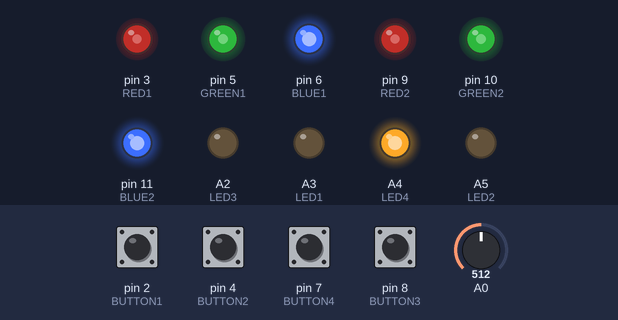
The sketch below on a simulated Arduino Uno, built with avr-gcc and run on an emulated ATmega328P. On the bench: output pins drawn as LEDs (lit = HIGH). The inputs (shaded band) are chosen by the test bench; at power-on: pin 2 (BUTTON1), pin 4 (BUTTON2), pin 7 (BUTTON4), pin 8 (BUTTON3) HIGH, A0 = 512.

Above: at 1.2 s.
1.3 s: A0 set to 308
4.3 s: A0 set to 284
At 4.8 s:
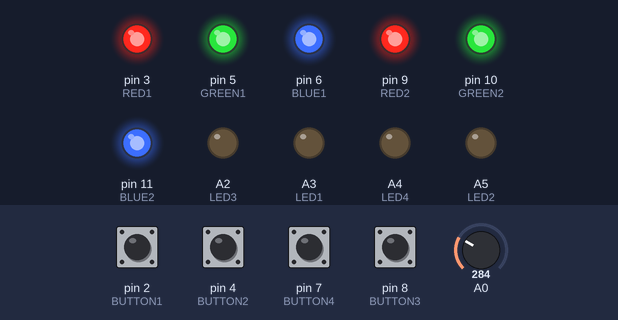
5.8 s: pin 2 (BUTTON1) pulled LOW for 0.15 s
At 6.3 s:
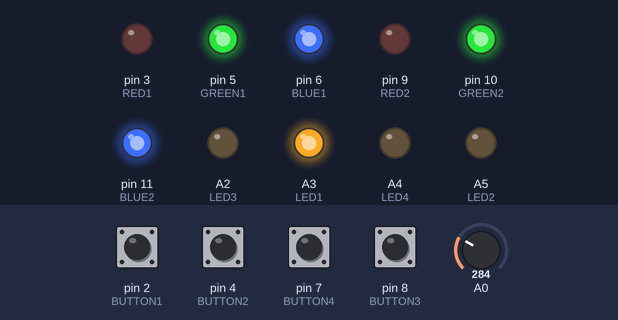
7.4 s: pin 4 (BUTTON2) pulled LOW for 0.15 s
At 8.7 s:
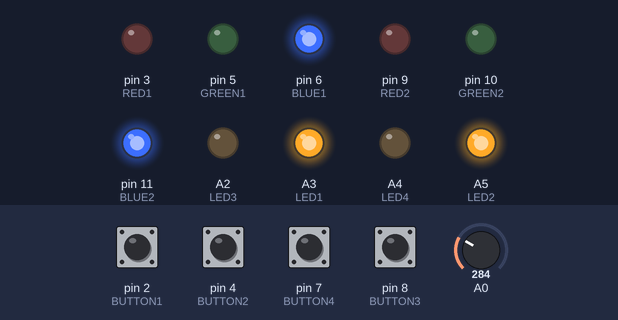
9.0 s: pin 8 (BUTTON3) pulled LOW for 0.15 s
At 10.0 s:
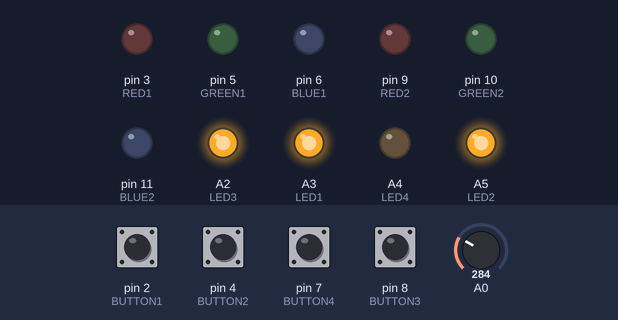
10.6 s: pin 2 (BUTTON1) pulled LOW for 1 s
At 12.5 s:
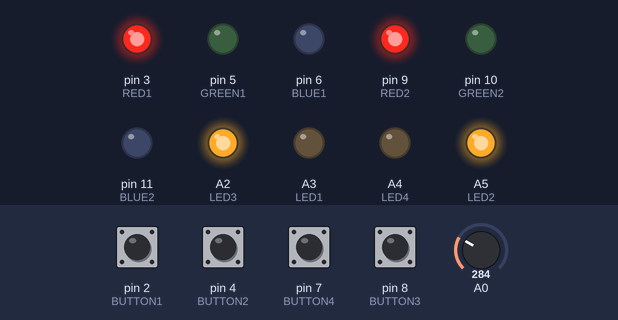
Timing chart, 0 to 14.0 s (numbered marks = the images above; inputs shaded):
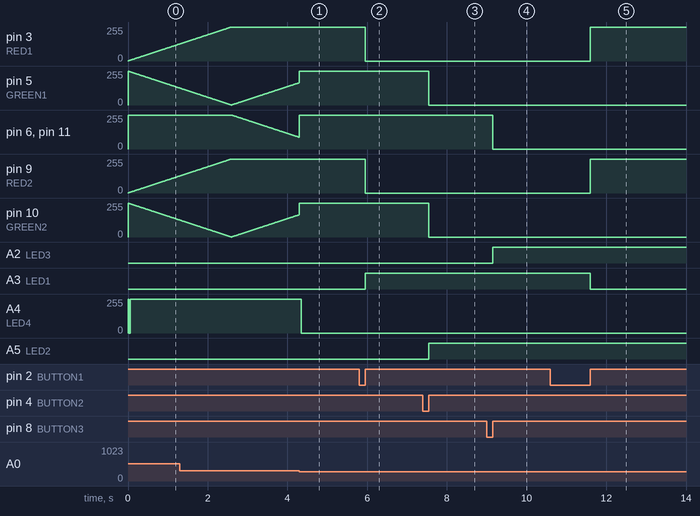

The sketch:

Lampe.ino
```cpp
// Einstellungen werden bei Aktivierung von der setup()-Methode automatisch vorgenommen:

void setup() {
  lichtaus_init();
  ui_init();
}

//Attribute für die Farben Rot Grün Blau (im Regenbogenmodus)
int regenbogen_r = 255;
int regenbogen_g = 0;
int regenbogen_b = 0;

//Attribute für die Farben Rot Grün Blau (im Regenbogenmodus)
int r = 0;
int g = 0;
int b = 0;

//Methode, die die Farbe im Regenbogen einen winzigen Schritt weiter schaltet
void regenbogen(void)
{
  if(regenbogen_b == 0 && regenbogen_r > 0) {
    regenbogen_r--;
    regenbogen_g++;
  }else if(regenbogen_r == 0 && regenbogen_g > 0) {
    regenbogen_g--;
    regenbogen_b++;
  }else if(regenbogen_g == 0 && regenbogen_b > 0) {
    regenbogen_b--;
    regenbogen_r++;
  }
  lichtaus_setLeds(regenbogen_r, regenbogen_g, regenbogen_b);
}

// Die Loop-Methode läuft automatisch nach der Setup-Methode in einer Endlosschleife.
void loop() {
  int lichtLevel = lichtein_getLevel();

  if(
      !ui_isPressed(1) && !ui_isPressed(2) && !ui_isPressed(3) && !ui_isPressed(14)
      && r == 0 && g == 0 && b == 0
      && lichtLevel > 300
    ){
    ui_setLed(4, 1);
    regenbogen();
    delay(10);
    ui_setLed(4, 0);
  } else {

    if(ui_isPressed(1)) {
      while (ui_isPressed(1)) {delay(10);}
      if (r==0) {
        r = 255;
        ui_setLed(1, 1);
      } else {
        r = 0;
        ui_setLed(1, 0);
      }
    }
    if(ui_isPressed(2)) {
      while (ui_isPressed(2)) {delay(10);}
      if (g==0) {
        g = 255;
        ui_setLed(2, 1);
      } else {
        g = 0;
        ui_setLed(2, 0);
      }

    }
    if(ui_isPressed(3)) {
      while (ui_isPressed(3)) {delay(10);}
      if (b==0) {
        b = 255;
        ui_setLed(3, 1);
      } else {
        b = 0;
        ui_setLed(3, 0);
      }

    }
    if(ui_isPressed(4)) {
      while (ui_isPressed(4)) {delay(10);}
      r = g = b = 0;
      ui_setLed(1, 0);
      ui_setLed(2, 0);
      ui_setLed(3, 0);
    }
    lichtaus_setLeds(r, g, b);
  }
}
```

LichtAusgabe.ino
```cpp
#define RED1  3
#define RED2  9

#define GREEN1  5
#define GREEN2  10

#define BLUE1  6
#define BLUE2  11

void lichtaus_init(void)
{
  pinMode(RED1, OUTPUT);
  pinMode(GREEN1, OUTPUT);
  pinMode(BLUE1, OUTPUT);
  pinMode(RED2, OUTPUT);
  pinMode(GREEN2, OUTPUT);
  pinMode(BLUE2, OUTPUT);
}

void lichtaus_setLed(int led, int r, int g, int b)
{
  if(led == 1) {
    analogWrite(RED1, 255-r);
    analogWrite(GREEN1, 255-g);
    analogWrite(BLUE1, 255-b);
  }
  if(led == 2) {
    analogWrite(RED2, 255-r);
    analogWrite(GREEN2, 255-g);
    analogWrite(BLUE2, 255-b);
  }
}

void lichtaus_setLeds(int r, int g, int b)
{
  lichtaus_setLed(1, r, g, b);
  lichtaus_setLed(2, r, g, b);
}

int lichtein_getLevel(void)
{
  int sensorValue = analogRead(A0);
  return sensorValue;
}
```

ui.ino
```cpp
#define LED1  A3
#define LED2  A5
#define LED3  A2
#define LED4  A4

#define BUTTON1 2
#define BUTTON2 4
#define BUTTON3 8
#define BUTTON4 7

int ui_init(void)
{
  pinMode(LED1, OUTPUT);
  pinMode(LED2, OUTPUT);
  pinMode(LED3, OUTPUT);
  pinMode(LED4, OUTPUT);

  pinMode(BUTTON1, INPUT_PULLUP);
  pinMode(BUTTON2, INPUT_PULLUP);
  pinMode(BUTTON3, INPUT_PULLUP);
  pinMode(BUTTON4, INPUT_PULLUP);
}

void ui_setLed(int led, int an)
{
  if(led == 1) {
    if(an) {
      digitalWrite(LED1, HIGH);
    } else {
      digitalWrite(LED1, LOW);
    }
  }
  if(led == 2) {
    if(an) {
      digitalWrite(LED2, HIGH);
    } else {
      digitalWrite(LED2, LOW);
    }
  }
  if(led == 3) {
    if(an) {
      digitalWrite(LED3, HIGH);
    } else {
      digitalWrite(LED3, LOW);
    }
  }
  if(led == 4) {
    if(an) {
      digitalWrite(LED4, HIGH);
    } else {
      digitalWrite(LED4, LOW);
    }
  }
}

int ui_isPressed(int button)
{
  if(button == 1) {
    if(digitalRead(BUTTON1) == LOW) {
      return 1;
    }
  }
  if(button == 2) {
    if(digitalRead(BUTTON2) == LOW) {
      return 1;
    }
  }
  if(button == 3) {
    if(digitalRead(BUTTON3) == LOW) {
      return 1;
    }
  }
  if(button == 4) {
    if(digitalRead(BUTTON4) == LOW) {
      return 1;
    }
  }
  return 0;
}
```

Measured:
- the behaviour switches between 301 and 300 on A0 (found by bisection; images 0 and 1)
- after the input at 4.3 s, pin 3 (RED1), pin 9 (RED2): stays 255/255 (without the input it goes to 254/255 after 0.90 s); A4 (LED4): 253/255 → 0/255 at once
- after the input at 5.8 s, pin 3 (RED1), pin 9 (RED2): 255/255 → 0/255 after 0.15 s; A3 (LED1): LOW → HIGH after 0.15 s
- after the input at 7.4 s, pin 5 (GREEN1), pin 10 (GREEN2): 255/255 → 0/255 after 0.15 s; A5 (LED2): LOW → HIGH after 0.15 s
- after the input at 9.0 s, pin 6 (BLUE1), pin 11 (BLUE2): 255/255 → 0/255 after 0.15 s; A2 (LED3): LOW → HIGH after 0.15 s
- after the input at 10.6 s, pin 3 (RED1), pin 9 (RED2): 0/255 → 255/255 after 1.0 s; A3 (LED1): HIGH → LOW after 1.0 s
